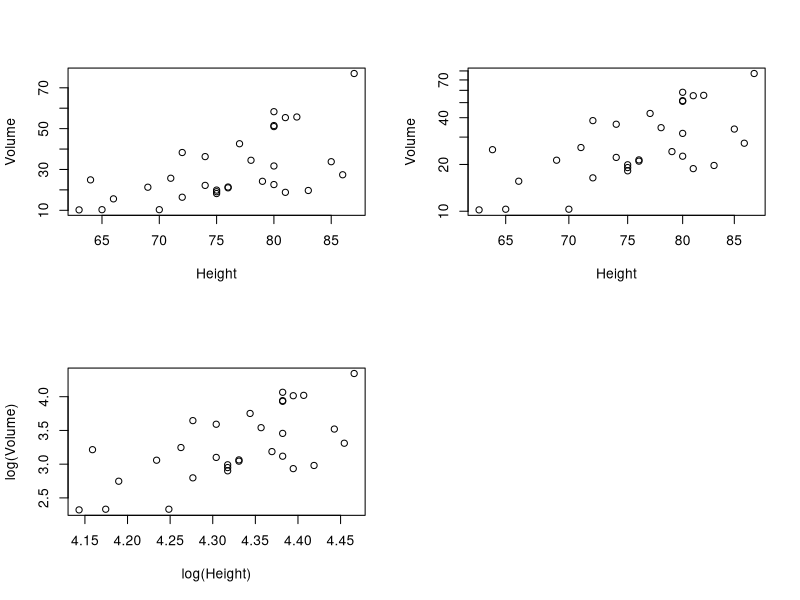

The R source for this figure:
## ---- chunk 1
knitr::opts_chunk$set(echo = TRUE, eval = TRUE)
## ---- chunk 2
data(trees)
trees
?trees
## ---- chunk 3
par(mfrow=c(2,2))
plot(Volume~Height, data=trees)
plot(Volume~Height, data=trees, log="xy")
plot(log(Volume)~log(Height), data=trees)
## ---- chunk 4
library(tidyverse)
## ---- chunk 5
x <- c(1,3,8,9,100,NA)
x
median(x)
## ---- chunk 6
?median
median(x, na.rm=TRUE)
## ---- chunk 7
height <- trees$Height
volume <- trees$Volume
girth <- trees$Girth
## ---- chunk 8
length(height)
sum(height)
median(height)
max(height)
min(height)

mean(volume)
var(volume)
sd(volume)
quantile(volume)

summary(trees)

## ---- chunk 9
girth[2:5]
girth[c(2,3,4,5)]
